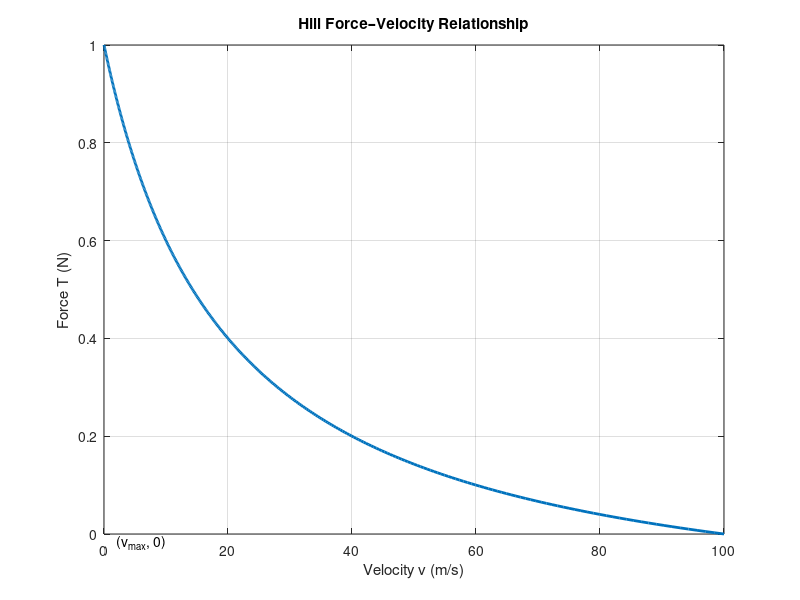
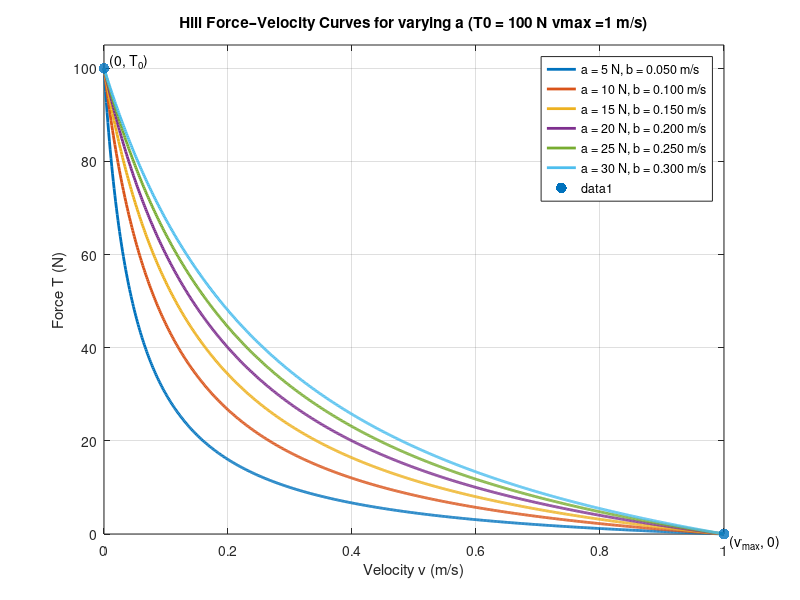

These figures' MATLAB source, in order:
%% q1a
a = 20;
b = 0.2; 
vmax = 1.0; 
T0 = a*vmax/b;
v = linspace(0, vmax, 400);
T = ((T0 + a)*b ./ (v + b)) - a;  

figure; hold on; box on; grid on;
plot(T, v, 'LineWidth', 2);
% scatter([0, vmax], [T0, 0], 60, 'filled'); 
xlabel('Velocity v (m/s)');
ylabel('Force T (N)');
title('Hill Force–Velocity Relationship');
% xlim([0 vmax]); ylim([0 T0*1.05]);
text(0, T0, '  (T_0 = 100)', 'VerticalAlignment','bottom');
text(vmax, 0, '  (v_{max}, 0)', 'VerticalAlignment','top');
saveas(gcf,"q1a.png")


%% q1b
T0 = 100;
a_vals = 5:5:30;
v = linspace(0, vmax, 800);

figure; hold on; box on; grid on;
for a = a_vals
    b = (a*vmax)/T0;           
    T = ((T0 + a)*b ./ (v + b)) - a;  
    plot(v, T, 'LineWidth', 2, ...
         'DisplayName', sprintf('a = %g N, b = %.3f m/s', a, b));
end
scatter([0, vmax], [T0, 0], 60, 'filled', 'MarkerFaceAlpha', 0.8);
text(0, T0, '  (0, T_0)', 'VerticalAlignment','bottom');
text(vmax, 0, '  (v_{max}, 0)', 'VerticalAlignment','top');

xlabel('Velocity v (m/s)'); ylabel('Force T (N)');
title('Hill Force–Velocity Curves for varying a (T0 = 100 N vmax =1 m/s)');
xlim([0 vmax]); ylim([0 T0*1.05]); legend('Location','best');
saveas(gcf,"q1b.png")